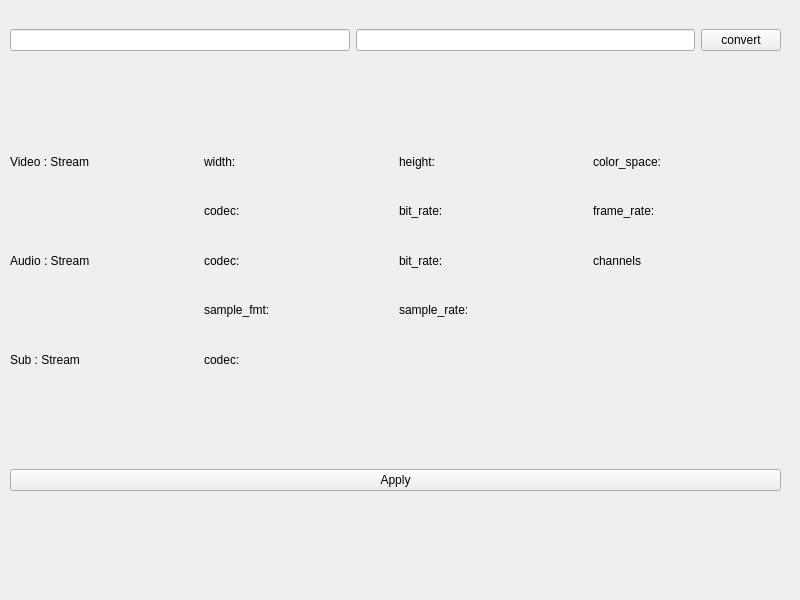
<?xml version="1.0" encoding="UTF-8"?>
<ui version="4.0">
 <class>Widget</class>
 <widget class="QWidget" name="Widget">
  <property name="geometry">
   <rect>
    <x>0</x>
    <y>0</y>
    <width>800</width>
    <height>600</height>
   </rect>
  </property>
  <property name="windowTitle">
   <string>Widget</string>
  </property>
  <widget class="QWidget" name="horizontalLayoutWidget">
   <property name="geometry">
    <rect>
     <x>10</x>
     <y>0</y>
     <width>771</width>
     <height>81</height>
    </rect>
   </property>
   <layout class="QHBoxLayout" name="horizontalLayout">
    <item>
     <widget class="QLineEdit" name="lineEdit">
      <property name="text">
       <string/>
      </property>
     </widget>
    </item>
    <item>
     <widget class="QLineEdit" name="lineEdit_2">
      <property name="text">
       <string/>
      </property>
     </widget>
    </item>
    <item>
     <widget class="QPushButton" name="pushButton">
      <property name="text">
       <string>convert</string>
      </property>
     </widget>
    </item>
   </layout>
  </widget>
  <widget class="QWidget" name="gridLayoutWidget">
   <property name="geometry">
    <rect>
     <x>10</x>
     <y>140</y>
     <width>771</width>
     <height>241</height>
    </rect>
   </property>
   <layout class="QGridLayout" name="gridLayout">
    <item row="2" column="2">
     <widget class="QLabel" name="label_10">
      <property name="text">
       <string>bit_rate:</string>
      </property>
     </widget>
    </item>
    <item row="3" column="2">
     <widget class="QLabel" name="label_13">
      <property name="text">
       <string>sample_rate:</string>
      </property>
     </widget>
    </item>
    <item row="4" column="1">
     <widget class="QLabel" name="label_14">
      <property name="text">
       <string>codec:</string>
      </property>
     </widget>
    </item>
    <item row="2" column="1">
     <widget class="QLabel" name="label_4">
      <property name="text">
       <string>codec:</string>
      </property>
     </widget>
    </item>
    <item row="1" column="2">
     <widget class="QLabel" name="label_6">
      <property name="text">
       <string>bit_rate:</string>
      </property>
     </widget>
    </item>
    <item row="2" column="3">
     <widget class="QLabel" name="label_11">
      <property name="text">
       <string>channels</string>
      </property>
     </widget>
    </item>
    <item row="0" column="0">
     <widget class="QLabel" name="label_3">
      <property name="text">
       <string>Video : Stream</string>
      </property>
     </widget>
    </item>
    <item row="3" column="1">
     <widget class="QLabel" name="label_12">
      <property name="text">
       <string>sample_fmt:</string>
      </property>
     </widget>
    </item>
    <item row="0" column="1">
     <widget class="QLabel" name="label_2">
      <property name="text">
       <string>width:</string>
      </property>
     </widget>
    </item>
    <item row="0" column="3">
     <widget class="QLabel" name="label_7">
      <property name="text">
       <string>color_space:</string>
      </property>
     </widget>
    </item>
    <item row="1" column="1">
     <widget class="QLabel" name="label_5">
      <property name="text">
       <string>codec:</string>
      </property>
     </widget>
    </item>
    <item row="0" column="2">
     <widget class="QLabel" name="label">
      <property name="text">
       <string>height:</string>
      </property>
     </widget>
    </item>
    <item row="2" column="0">
     <widget class="QLabel" name="label_9">
      <property name="text">
       <string>Audio : Stream</string>
      </property>
     </widget>
    </item>
    <item row="4" column="0">
     <widget class="QLabel" name="label_15">
      <property name="text">
       <string>Sub : Stream</string>
      </property>
     </widget>
    </item>
    <item row="1" column="3">
     <widget class="QLabel" name="label_8">
      <property name="text">
       <string>frame_rate:</string>
      </property>
     </widget>
    </item>
   </layout>
  </widget>
  <widget class="QWidget" name="horizontalLayoutWidget_2">
   <property name="geometry">
    <rect>
     <x>10</x>
     <y>440</y>
     <width>771</width>
     <height>80</height>
    </rect>
   </property>
   <layout class="QHBoxLayout" name="horizontalLayout_2">
    <item>
     <widget class="QPushButton" name="pushButton_2">
      <property name="text">
       <string>Apply</string>
      </property>
     </widget>
    </item>
   </layout>
  </widget>
 </widget>
 <resources/>
 <connections/>
</ui>
